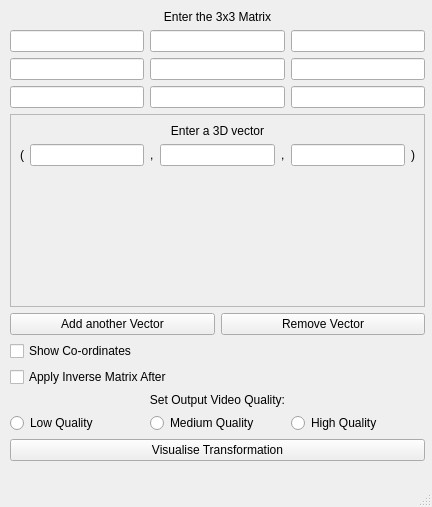
<?xml version="1.0" encoding="UTF-8"?>
<ui version="4.0">
 <class>MainWindow</class>
 <widget class="QMainWindow" name="MainWindow">
  <property name="geometry">
   <rect>
    <x>0</x>
    <y>0</y>
    <width>432</width>
    <height>507</height>
   </rect>
  </property>
  <property name="windowTitle">
   <string>MainWindow</string>
  </property>
  <widget class="QWidget" name="centralwidget">
   <widget class="QWidget" name="gridLayoutWidget_2">
    <property name="geometry">
     <rect>
      <x>10</x>
      <y>10</y>
      <width>415</width>
      <height>451</height>
     </rect>
    </property>
    <layout class="QGridLayout" name="gridLayout_2">
     <item row="7" column="0">
      <layout class="QHBoxLayout" name="horizontalLayout_2">
       <item>
        <widget class="QRadioButton" name="lowQuality_radiobox">
         <property name="text">
          <string>Low Quality</string>
         </property>
         <attribute name="buttonGroup">
          <string notr="true">quality_buttonGroup</string>
         </attribute>
        </widget>
       </item>
       <item>
        <widget class="QRadioButton" name="mediumQuality_radiobox">
         <property name="text">
          <string>Medium Quality</string>
         </property>
         <attribute name="buttonGroup">
          <string notr="true">quality_buttonGroup</string>
         </attribute>
        </widget>
       </item>
       <item>
        <widget class="QRadioButton" name="highQuality_radiobox">
         <property name="text">
          <string>High Quality</string>
         </property>
         <attribute name="buttonGroup">
          <string notr="true">quality_buttonGroup</string>
         </attribute>
        </widget>
       </item>
      </layout>
     </item>
     <item row="3" column="0">
      <layout class="QGridLayout" name="gridLayout_4">
       <item row="0" column="1">
        <widget class="QPushButton" name="removeVectorButton">
         <property name="text">
          <string>Remove Vector</string>
         </property>
        </widget>
       </item>
       <item row="0" column="0">
        <widget class="QPushButton" name="addVectorButton">
         <property name="text">
          <string>Add another Vector</string>
         </property>
        </widget>
       </item>
      </layout>
     </item>
     <item row="9" column="0">
      <widget class="QPushButton" name="visualiseButton">
       <property name="text">
        <string>Visualise Transformation</string>
       </property>
      </widget>
     </item>
     <item row="0" column="0">
      <widget class="QLabel" name="label">
       <property name="text">
        <string>Enter the 3x3 Matrix</string>
       </property>
       <property name="alignment">
        <set>Qt::AlignCenter</set>
       </property>
      </widget>
     </item>
     <item row="1" column="0">
      <layout class="QGridLayout" name="gridLayout">
       <item row="2" column="0">
        <widget class="QLineEdit" name="g_value"/>
       </item>
       <item row="0" column="0">
        <widget class="QLineEdit" name="a_value"/>
       </item>
       <item row="0" column="2">
        <widget class="QLineEdit" name="c_value"/>
       </item>
       <item row="2" column="1">
        <widget class="QLineEdit" name="h_value"/>
       </item>
       <item row="1" column="0">
        <widget class="QLineEdit" name="d_value"/>
       </item>
       <item row="1" column="2">
        <widget class="QLineEdit" name="f_value"/>
       </item>
       <item row="0" column="1">
        <widget class="QLineEdit" name="b_value"/>
       </item>
       <item row="2" column="2">
        <widget class="QLineEdit" name="i_value"/>
       </item>
       <item row="1" column="1">
        <widget class="QLineEdit" name="e_value"/>
       </item>
      </layout>
     </item>
     <item row="5" column="0">
      <widget class="QLabel" name="label_2">
       <property name="text">
        <string>Set Output Video Quality:</string>
       </property>
       <property name="alignment">
        <set>Qt::AlignCenter</set>
       </property>
      </widget>
     </item>
     <item row="6" column="0">
      <layout class="QGridLayout" name="gridLayout_3"/>
     </item>
     <item row="2" column="0">
      <widget class="QScrollArea" name="scrollArea">
       <property name="acceptDrops">
        <bool>true</bool>
       </property>
       <property name="widgetResizable">
        <bool>true</bool>
       </property>
       <widget class="QWidget" name="scrollAreaWidgetContents">
        <property name="geometry">
         <rect>
          <x>0</x>
          <y>0</y>
          <width>411</width>
          <height>188</height>
         </rect>
        </property>
        <layout class="QVBoxLayout" name="verticalLayout">
         <item>
          <layout class="QVBoxLayout" name="scrollArea_verticalLayout">
           <item>
            <widget class="QLabel" name="label_7">
             <property name="text">
              <string>Enter a 3D vector</string>
             </property>
             <property name="alignment">
              <set>Qt::AlignCenter</set>
             </property>
            </widget>
           </item>
           <item>
            <layout class="QHBoxLayout" name="horizontalLayout">
             <item>
              <widget class="QLabel" name="label_9">
               <property name="text">
                <string>(</string>
               </property>
              </widget>
             </item>
             <item>
              <widget class="QLineEdit" name="vector1_x"/>
             </item>
             <item>
              <widget class="QLabel" name="label_10">
               <property name="text">
                <string>,</string>
               </property>
              </widget>
             </item>
             <item>
              <widget class="QLineEdit" name="vector1_y"/>
             </item>
             <item>
              <widget class="QLabel" name="label_8">
               <property name="text">
                <string>,</string>
               </property>
              </widget>
             </item>
             <item>
              <widget class="QLineEdit" name="vector1_z"/>
             </item>
             <item>
              <widget class="QLabel" name="label_11">
               <property name="text">
                <string>)</string>
               </property>
              </widget>
             </item>
            </layout>
           </item>
           <item>
            <spacer name="verticalSpacer">
             <property name="orientation">
              <enum>Qt::Vertical</enum>
             </property>
             <property name="sizeHint" stdset="0">
              <size>
               <width>20</width>
               <height>40</height>
              </size>
             </property>
            </spacer>
           </item>
          </layout>
         </item>
        </layout>
       </widget>
      </widget>
     </item>
     <item row="4" column="0">
      <layout class="QVBoxLayout" name="verticalLayout_2">
       <item>
        <widget class="QCheckBox" name="coordinates_checkBox">
         <property name="text">
          <string>Show Co-ordinates</string>
         </property>
        </widget>
       </item>
       <item>
        <widget class="QCheckBox" name="inverseMatrix_checkBox">
         <property name="text">
          <string>Apply Inverse Matrix After</string>
         </property>
        </widget>
       </item>
      </layout>
     </item>
    </layout>
   </widget>
  </widget>
  <widget class="QMenuBar" name="menubar">
   <property name="geometry">
    <rect>
     <x>0</x>
     <y>0</y>
     <width>432</width>
     <height>21</height>
    </rect>
   </property>
  </widget>
  <widget class="QStatusBar" name="statusbar"/>
 </widget>
 <resources/>
 <connections/>
 <buttongroups>
  <buttongroup name="quality_buttonGroup"/>
 </buttongroups>
</ui>
